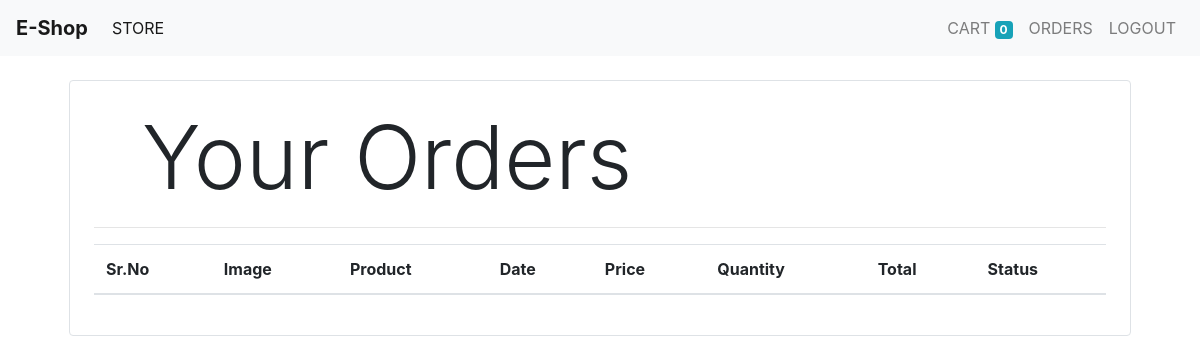
The app's page /orders (signed in), older data.
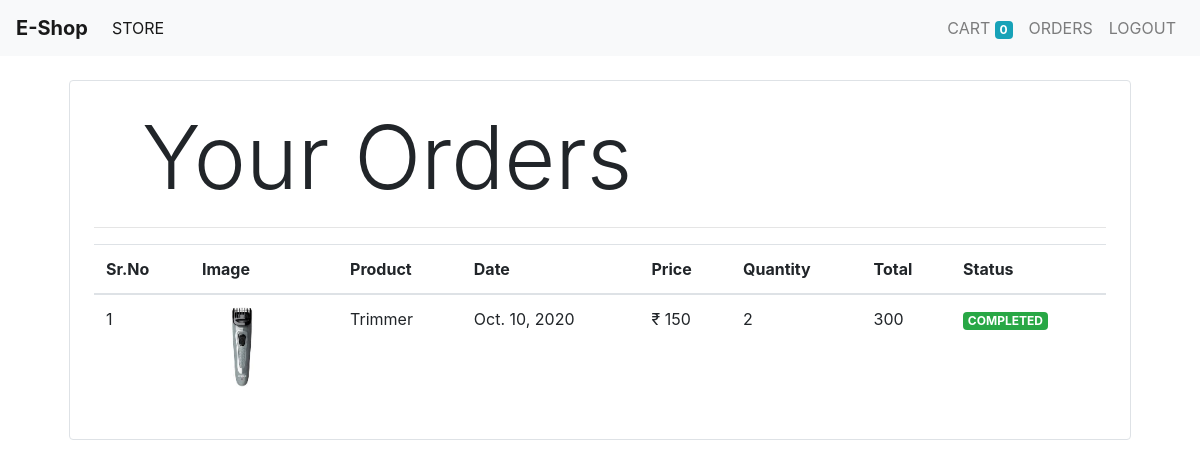
The same page, newer data.
### store/models/orders.py (models this page shows, shortened)
class Order(models.Model):
    product = models.ForeignKey(Product, on_delete=models.CASCADE)
    customer = models.ForeignKey(Customer, on_delete=models.CASCADE)
    quantity = models.IntegerField(default=1)
    price = models.IntegerField()
    address = models.CharField(max_length=50, default=" ", blank=True)
    phone = models.CharField(max_length=50, default=" ", blank=True)
    date = models.DateField(default=datetime.datetime.today)
    status = models.BooleanField(default=False)
    @staticmethod
    def get_orders_by_customer(customer_id):
        return Order\
            .objects\
            .filter(customer = customer_id)\
            .order_by('-date')

### store/models/product.py (models this page shows, shortened)
class Product(models.Model):
    name = models.CharField(max_length=50)
    price = models.IntegerField(default=0)
    category = models.ForeignKey(Category , on_delete= models.CASCADE,default=1)
    description = models.CharField(max_length=200,default=0,null=True,blank=True)
    image = models.ImageField(upload_to="uploads/products/")

### store/middlewares/auth.py (the view)
    def middleware(request):
        print(request.session.get('customer'))
        returnurl = request.META['PATH_INFO']
        print(request.META['PATH_INFO'])
        if not request.session.get('customer'):
            return redirect(f'login?return_url={returnurl}')
        response = get_response(request)
        return response

### store/templatetags/custom_filter.py (called while the page is built)
@register.filter(name='currency')
def currency(number):
    return "₹ " + str(number)

@register.filter(name='multiply')
def multiply(number,number1):
    return number * number1

### store/views/orders.py (called while the page is built)
    def get(self,request):
        customer = request.session.get('customer')
        orders = Order.get_orders_by_customer(customer)
        print(orders)
        orders = orders.reverse()
        return render(request,'orders.html',{'orders':orders})

### store/templates/orders.html
{% extends 'base.html' %}
{% block content %}
{% load cart %}
{% load custom_filter %}
<div class="container">
    <div class="border rounded p-4 m-4">
       <p class="display-2 pl-4 ml-4">Your Orders</p>
       <hr>
        <table class="table">
            <thead>
            <tr>
                <th>Sr.No</th>
                <th>Image</th>
                <th>Product</th>
                <th>Date</th>
                <th>Price</th>
                <th>Quantity</th>
                <th>Total</th>
                <th>Status</th>
            </tr>
            </thead>
            <tbody>
            {% for order in orders %}
            <tr>
                <td>{{forloop.counter}}</td>
                <td><img style="height: 80px ;" class="rounded-circle"
                    src="{{order.product.image.url}}" alt=""></td>
                <td>{{order.product.name}}</td>
                <td>{{order.date}}</td>
                <td>{{order.price|currency}}</td>
                <td>{{order.quantity}}</td>
                <td>{{order.quantity|multiply:order.price}}</td>
               {% if order.status %}
               <td><small class=" badge badge-success">COMPLETED</small> </td>
               {% else %}
               <td><small class=" badge badge-warning">PENDING</small> </td>
               {% endif %}
            </tr>
            {% endfor %}
            </tbody>
        </table>
    </div>
</div>
{% endblock %}

Row changes from the older to the newer data that the page shows:
added Order: product.image (picture), product.name "Trimmer", date "Oct. 10, 2020", price "₹ 150", quantity "2", quantity|multiply "300", status "COMPLETED"
